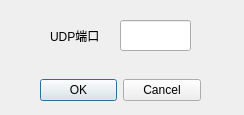
<?xml version="1.0" encoding="UTF-8"?>
<ui version="4.0">
 <class>portDialog</class>
 <widget class="QDialog" name="portDialog">
  <property name="geometry">
   <rect>
    <x>0</x>
    <y>0</y>
    <width>244</width>
    <height>115</height>
   </rect>
  </property>
  <property name="windowTitle">
   <string>Port</string>
  </property>
  <widget class="QDialogButtonBox" name="buttonBox">
   <property name="geometry">
    <rect>
     <x>40</x>
     <y>70</y>
     <width>161</width>
     <height>41</height>
    </rect>
   </property>
   <property name="orientation">
    <enum>Qt::Horizontal</enum>
   </property>
   <property name="standardButtons">
    <set>QDialogButtonBox::Cancel|QDialogButtonBox::Ok</set>
   </property>
  </widget>
  <widget class="QLabel" name="label">
   <property name="geometry">
    <rect>
     <x>50</x>
     <y>30</y>
     <width>54</width>
     <height>12</height>
    </rect>
   </property>
   <property name="text">
    <string>UDP端口：</string>
   </property>
  </widget>
  <widget class="QLineEdit" name="lineEdit">
   <property name="geometry">
    <rect>
     <x>120</x>
     <y>20</y>
     <width>71</width>
     <height>31</height>
    </rect>
   </property>
   <property name="text">
    <string/>
   </property>
  </widget>
 </widget>
 <resources/>
 <connections>
  <connection>
   <sender>buttonBox</sender>
   <signal>accepted()</signal>
   <receiver>portDialog</receiver>
   <slot>accept()</slot>
   <hints>
    <hint type="sourcelabel">
     <x>248</x>
     <y>254</y>
    </hint>
    <hint type="destinationlabel">
     <x>157</x>
     <y>274</y>
    </hint>
   </hints>
  </connection>
  <connection>
   <sender>buttonBox</sender>
   <signal>rejected()</signal>
   <receiver>portDialog</receiver>
   <slot>reject()</slot>
   <hints>
    <hint type="sourcelabel">
     <x>316</x>
     <y>260</y>
    </hint>
    <hint type="destinationlabel">
     <x>286</x>
     <y>274</y>
    </hint>
   </hints>
  </connection>
 </connections>
</ui>
